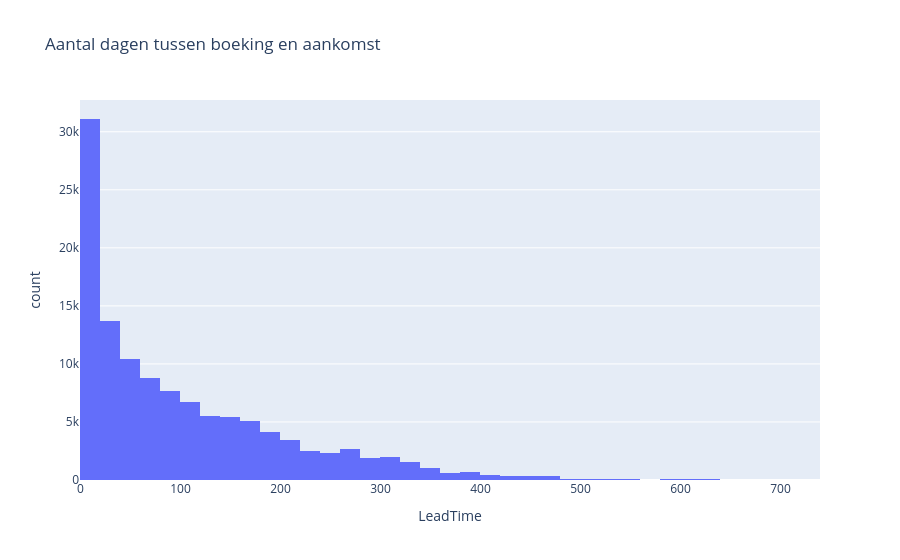

The notebook cell this image was saved under:
### Code cell
px.histogram(hotel, x="LeadTime", nbins=60, title="Aantal dagen tussen boeking en aankomst")

### Figure 1 — Plotly figure (JSON) as saved in the notebook; plotly's stock layout.template omitted (floating-point values rounded to 4 significant figures; data arrays with more than 128 entries replaced by an {"elided": "..."} marker saying what was removed)
{"data": [{"bingroup": "x", "hovertemplate": "LeadTime=%{x}<br>count=%{y}<extra></extra>", "legendgroup": "", "marker": {"color": "#636efa", "pattern": {"shape": ""}}, "name": "", "nbinsx": 60, "orientation": "v", "showlegend": false, "type": "histogram", "x": {"elided": "119389 int values"}, "xaxis": "x", "yaxis": "y"}], "layout": {"barmode": "relative", "legend": {"tracegroupgap": 0}, "title": {"text": "Aantal dagen tussen boeking en aankomst"}, "xaxis": {"anchor": "y", "domain": [0.0, 1.0], "title": {"text": "LeadTime"}}, "yaxis": {"anchor": "x", "domain": [0.0, 1.0], "title": {"text": "count"}}}}
